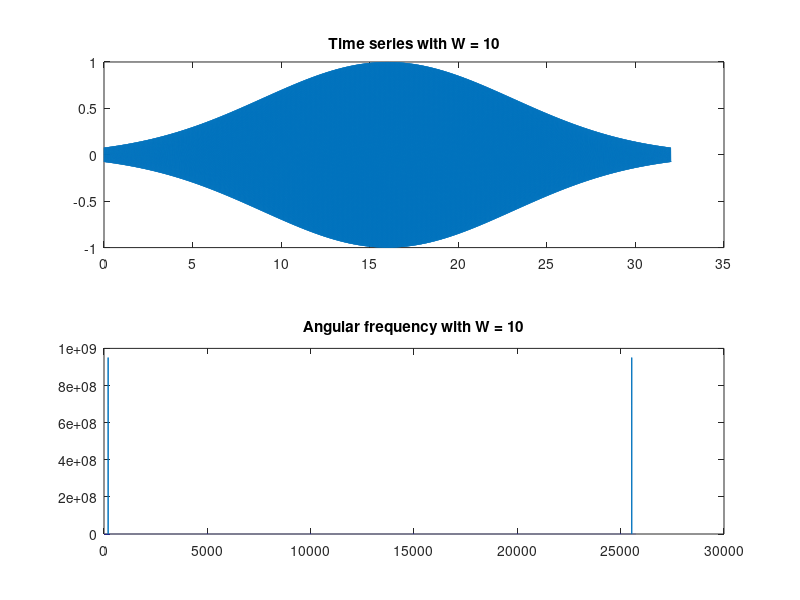
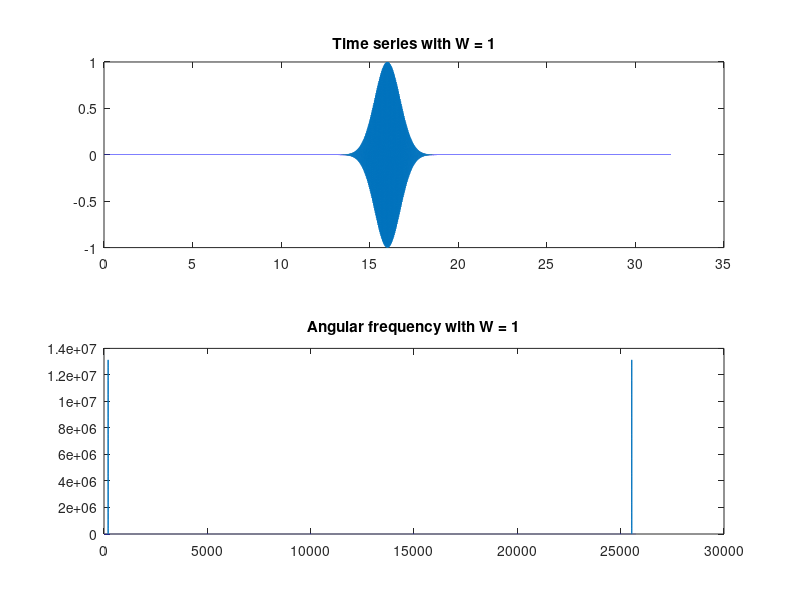
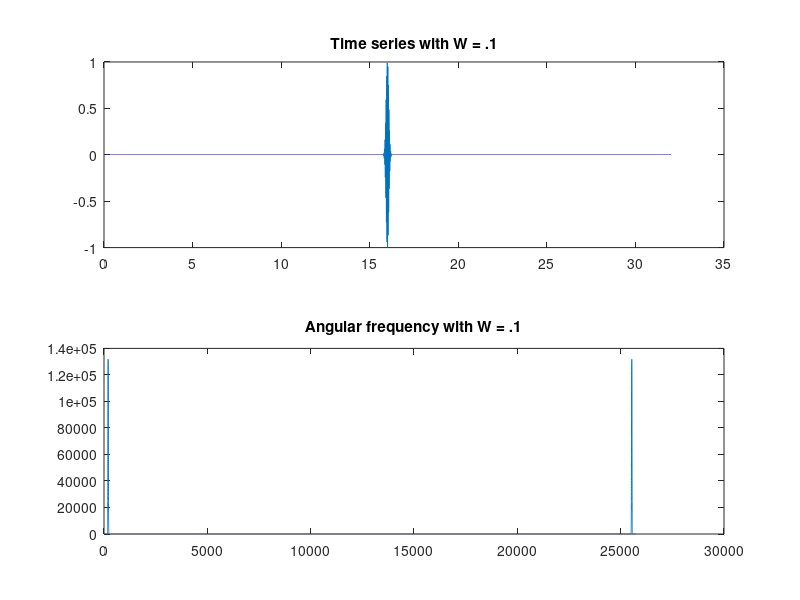

The MATLAB script that drew these images, in order:
clear; clc; close all;
w0 = 200 ;
W_array = [10 1 0.1] ;
N = 2^17;
tmax = 32;
t0 = tmax / 2;
tao = 32 / N;
time = 0: tao: 32 - tao ;

f = @(t, W) cos(w0 .* t) .* exp(-(t - t0).^2 ./W^2);

f1 = f(time, W_array(1));
f2 = f(time, W_array(2));
f3 = f(time, W_array(3));

g1 = fft(f1);
P1 = abs(g1) .^ 2;

g2 = fft(f2);
P2 = abs(g2) .^ 2;

g3 = fft(f3);
P3 = abs(g3) .^ 2;

dw = 2 * pi / (N * tao);
w = 0: dw : 2 * pi / tao - dw; % (angular frequency, radians/sec)


figure
subplot(2,1,1)
plot(time, f1);
title('Time series with W = 10')

subplot(2,1,2)
plot(w, P1)
title('Angular frequency with W = 10')



figure
subplot(2,1,1)
plot(time, f2);
title('Time series with W = 1')

subplot(2,1,2)
plot(w, P2)
title('Angular frequency with W = 1')



figure
subplot(2,1,1)
plot(time, f3);
title('Time series with W = .1')

subplot(2,1,2)
plot(w, P3)
title('Angular frequency with W = .1')

